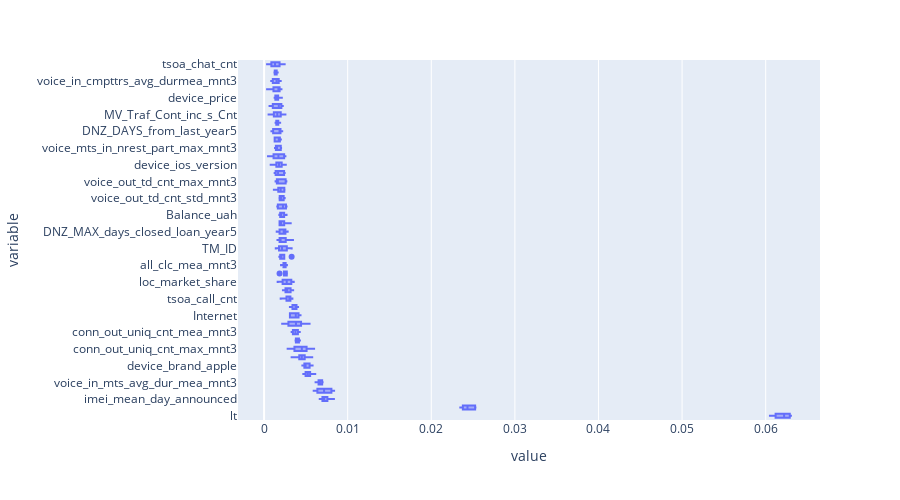

Notebook code for this chart:
### Code cell
def plot_p_imp():
    df = p_imp_df[p_imp_df["p_importance%"] >= 0.5].sort_values(
        by="mean", ascending=False
    )
    df = pd.DataFrame(
        df[["run1", "run2", "run3", "run4", "run5"]].T.values,
        columns=df["feature"].to_list(),
    )

    return px.box(
        df,
        x=df.columns.to_list(),
        height=500,
    )
    # df.plot.box(vert=False, whis=10)


plot_p_imp()

### Figure 1 — Plotly figure (JSON) as saved in the notebook; plotly's stock layout.template omitted (floating-point values rounded to 4 significant figures; data arrays with more than 128 entries replaced by an {"elided": "..."} marker saying what was removed)
{"data": [{"alignmentgroup": "True", "hovertemplate": "value=%{x}<br>variable=%{y}<extra></extra>", "legendgroup": "", "marker": {"color": "#636efa"}, "name": "", "notched": false, "offsetgroup": "", "orientation": "h", "showlegend": false, "type": "box", "x": {"elided": "215 float values"}, "x0": " ", "xaxis": "x", "y": {"elided": "215 str values"}, "y0": " ", "yaxis": "y"}], "layout": {"boxmode": "group", "height": 500, "legend": {"tracegroupgap": 0}, "margin": {"t": 60}, "xaxis": {"anchor": "y", "domain": [0, 1], "title": {"text": "value"}}, "yaxis": {"anchor": "x", "domain": [0, 1], "title": {"text": "variable"}}}}
